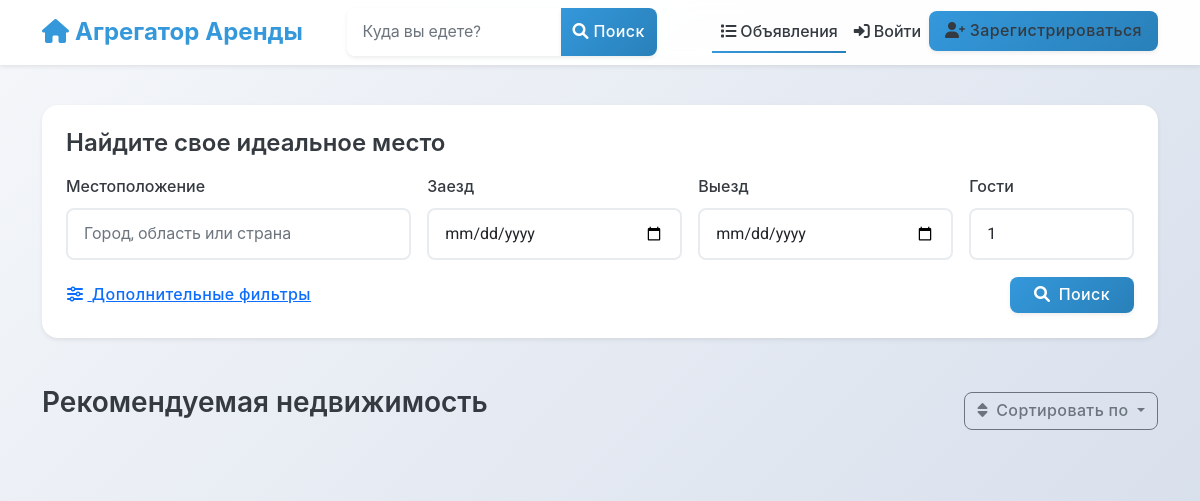
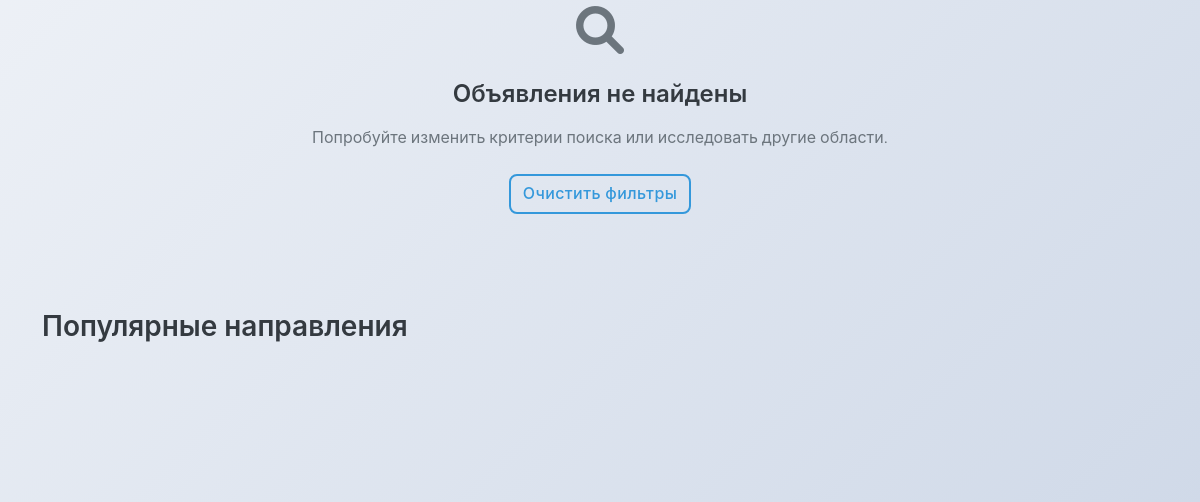
The page /listings/ (upper part) on the database as committed earlier (2 pictures, top to bottom).
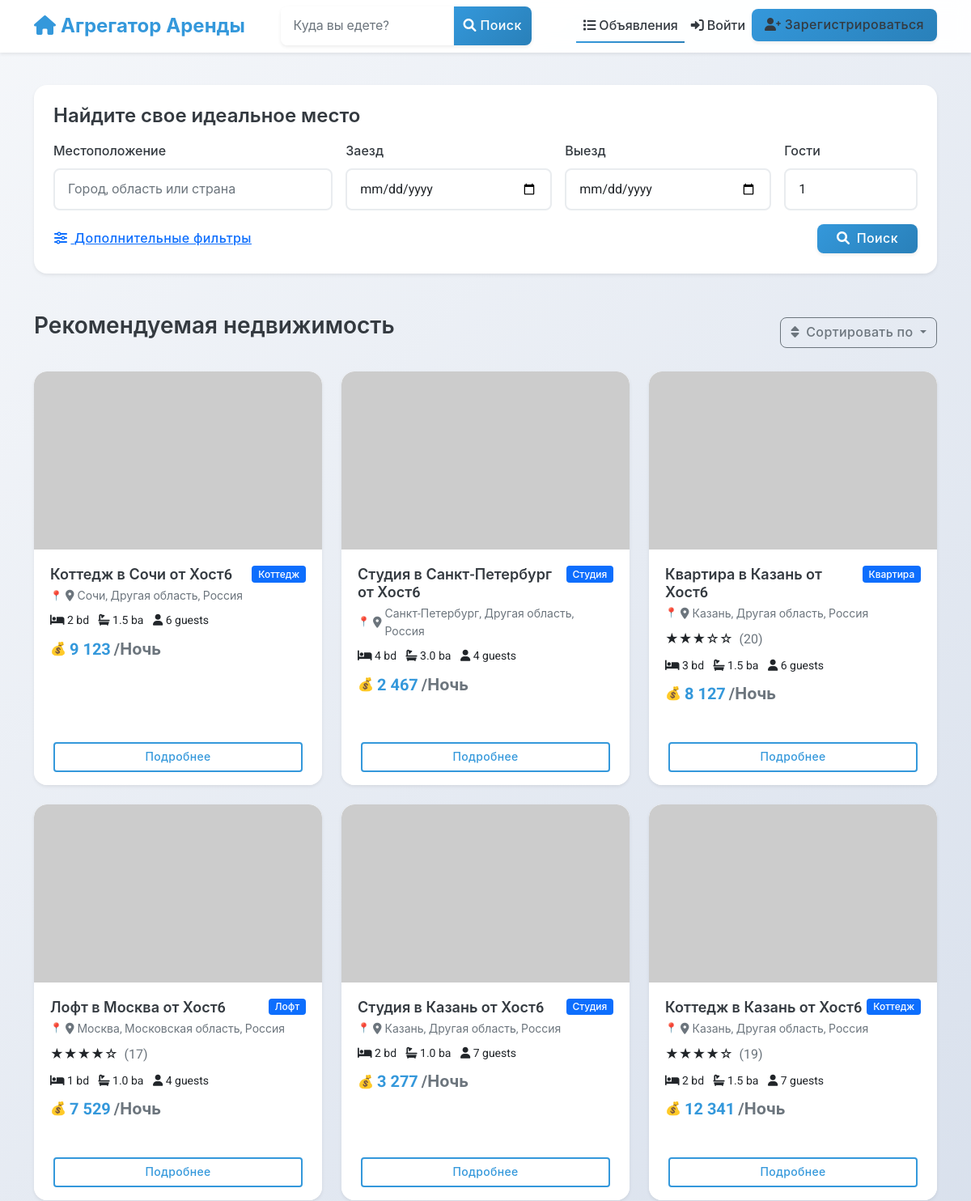
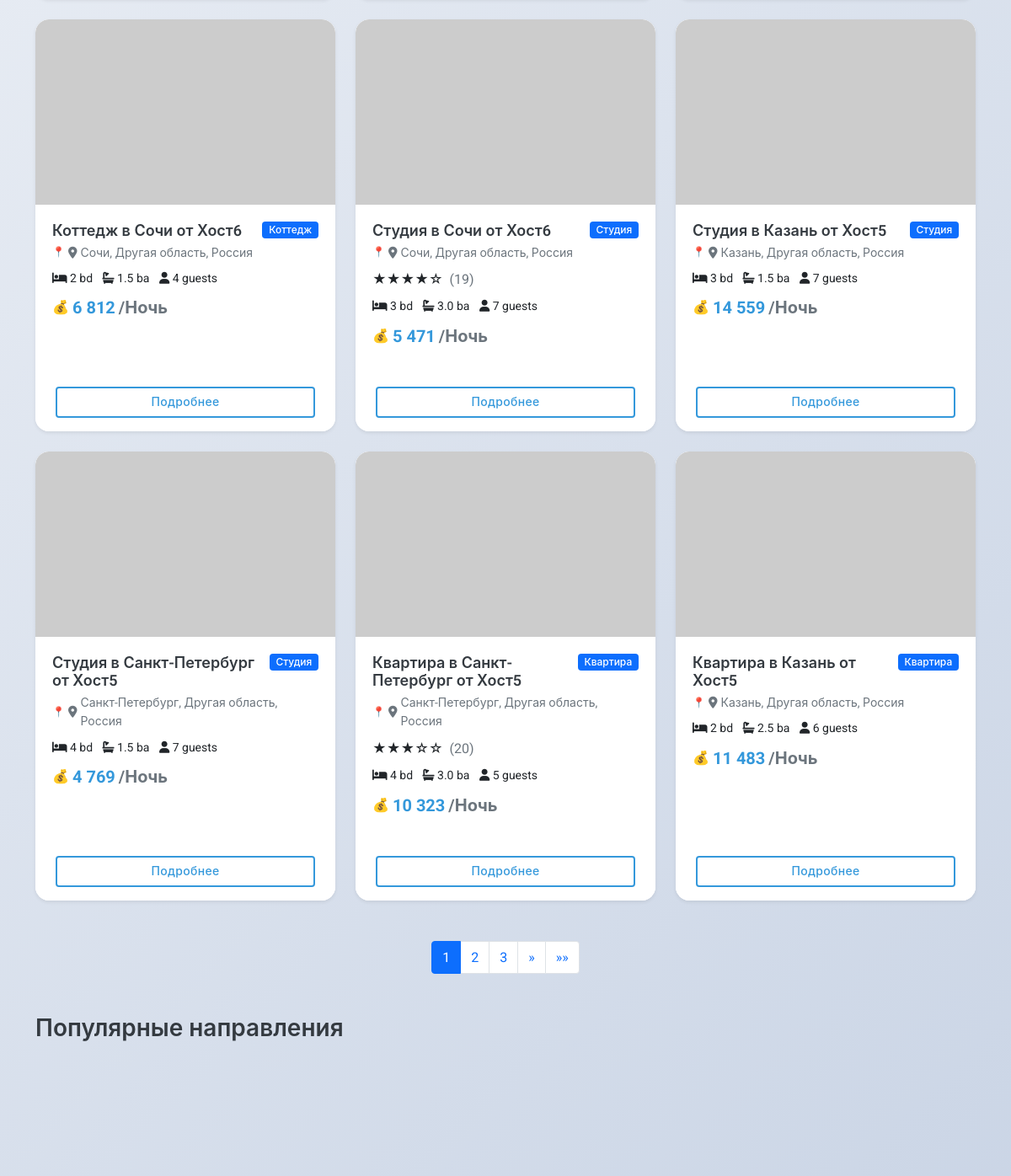
The same page on the database as committed later (2 pictures, top to bottom).
### listings/models.py (models this page shows, shortened)
class Listing(models.Model):
    title = models.CharField(_("Title"), max_length=100)
    description = models.TextField(_("Description"))
    address = models.CharField(_("Address"), max_length=255)
    city = models.CharField(_("City"), max_length=100)
    state = models.CharField(_("State/Province"), max_length=100)
    country = models.CharField(_("Country"), max_length=100)
    zip_code = models.CharField(_("ZIP/Postal Code"), max_length=20)
    latitude = models.DecimalField(_("Latitude"), max_digits=10, decimal_places=7, null=True, blank=True)
    longitude = models.DecimalField(_("Longitude"), max_digits=10, decimal_places=7, null=True, blank=True)
    price_per_night = models.DecimalField(_("Price per night"), max_digits=10, decimal_places=2)
    cleaning_fee = models.DecimalField(_("Cleaning fee"), max_digits=10, decimal_places=2, default=0)
    service_fee = models.DecimalField(_("Service fee"), max_digits=10, decimal_places=2, default=0)
    bedrooms = models.PositiveSmallIntegerField(_("Bedrooms"))
    bathrooms = models.DecimalField(_("Bathrooms"), max_digits=3, decimal_places=1)
    accommodates = models.PositiveSmallIntegerField(_("Accommodates"))
    property_type = models.CharField(_("Property type"), max_length=50)
    image_urls = models.JSONField(_("Image URLs"), default=list, null=True, blank=True)
    verification_video = models.FileField(
        _("Verification Video"),
        upload_to='verification_videos/',
        null=True,
        blank=True,
        help_text=_("Video proof of property compliance (max 250MB, for moderation only)")
    )
    amenities = models.JSONField(_("Amenities"), default=list)
    house_rules = models.TextField(_("House rules"), blank=True)
    check_in_time = models.TimeField(_("Check-in time"), null=True, blank=True)
    check_out_time = models.TimeField(_("Check-out time"), null=True, blank=True)
    minimum_nights = models.PositiveSmallIntegerField(_("Minimum nights"), default=1)
    maximum_nights = models.PositiveSmallIntegerField(_("Maximum nights"), default=30)
    is_active = models.BooleanField(_("Is active"), default=True)
    is_approved = models.BooleanField(_("Is approved"), default=False)
    host = models.ForeignKey(
        settings.AUTH_USER_MODEL,
        on_delete=models.CASCADE,
        related_name='listings'
    )
    created_at = models.DateTimeField(_("Created at"), auto_now_add=True)
    updated_at = models.DateTimeField(_("Updated at"), auto_now=True)
    class Meta:
        verbose_name = _("Listing")
        verbose_name_plural = _("Listings")
        ordering = ['-created_at', '-id']
        ordering = ['-created_at']
    @property
    def main_image_url(self):
        main_image = self.images.filter(is_main=True).first()
        if main_image:
            return main_image.image.url
        first_image = self.images.first()
        if first_image:
            return first_image.image.url
        if self.image_urls and len(self.image_urls) > 0:
            return self.image_urls[0]
        return "https://via.placeholder.com/800x600.png?text=No+Image+Available"

### listings/views.py (the view, shortened to what this page needs)
# urls.py: path('', views.ListingListView.as_view(), name='listing_list'),
class ListingListView(ListView):
    model = Listing
    template_name = 'listings/listing_list.html'
    context_object_name = 'listings'
    paginate_by = 12
    def get_queryset(self):
        queryset = Listing.objects.filter(
            is_active=True,
            is_approved=True
        ).filter(
            Q(approval_record__status='approved') | Q(approval_record__isnull=True)
        )
        form = ListingSearchForm(self.request.GET)
        if form.is_valid():
            location = form.cleaned_data.get('location')
            if location:
                queryset = queryset.filter(
                    Q(city__icontains=location) |
                    Q(state__icontains=location) |
                    Q(country__icontains=location)
                )
            check_in = form.cleaned_data.get('check_in')
            check_out = form.cleaned_data.get('check_out')
            if check_in and check_out:
                overlapping_bookings = Booking.objects.filter(
                    Q(start_date__lte=check_out, end_date__gte=check_in),
                    status__in=['confirmed', 'pending']
                ).values_list('listing_id', flat=True)
                queryset = queryset.exclude(id__in=overlapping_bookings)
            guests = form.cleaned_data.get('guests')
            if guests:
                queryset = queryset.filter(accommodates__gte=guests)
            min_price = form.cleaned_data.get('min_price')
            if min_price:
                queryset = queryset.filter(price_per_night__gte=min_price)
            max_price = form.cleaned_data.get('max_price')
            if max_price:
                queryset = queryset.filter(price_per_night__lte=max_price)
            property_type = form.cleaned_data.get('property_type')
            if property_type:
                queryset = queryset.filter(property_type=property_type)
            bedrooms = form.cleaned_data.get('bedrooms')
            if bedrooms:
                queryset = queryset.filter(bedrooms__gte=bedrooms)
            bathrooms = form.cleaned_data.get('bathrooms')
            if bathrooms:
                queryset = queryset.filter(bathrooms__gte=bathrooms)
        queryset = queryset.annotate(
            avg_rating=Avg('reviews__rating'),
            review_count=Count('reviews')
        )
        sort_by = self.request.GET.get('sort')
        if sort_by == 'price_asc':
            queryset = queryset.order_by('price_per_night')
        elif sort_by == 'price_desc':
            queryset = queryset.order_by('-price_per_night')
        elif sort_by == 'rating':
            queryset = queryset.order_by('-avg_rating', '-review_count')
        elif sort_by == 'newest':
            queryset = queryset.order_by('-created_at')
        else:
            queryset = queryset.order_by('-created_at')
        return queryset
    def get_context_data(self, **kwargs):
        context = super().get_context_data(**kwargs)
        context['form'] = ListingSearchForm(self.request.GET)
        context['popular_destinations'] = self.get_popular_destinations()
        return context
    def get_popular_destinations(self):
        from datetime import timedelta
        from django.utils import timezone
        from django.db.models import Count, Q
        last_month = timezone.now() - timedelta(days=30)
        popular_cities = Booking.objects.filter(
            created_at__gte=last_month,
            status__in=['confirmed', 'completed']
        ).values(
            'listing__city', 'listing__state', 'listing__country'
        ).annotate(
            booking_count=Count('id'),
            city_name=F('listing__city'),
            state_name=F('listing__state'),
            country_name=F('listing__country')
        ).filter(
            booking_count__gt=0
        ).order_by('-booking_count')[:8]
        destinations_with_images = []
        default_images = [
            "https://images.unsplash.com/photo-1571896349842-33c89424de2d?ixlib=rb-4.0.3&auto=format&fit=crop&w=800&q=80",
            "https://images.unsplash.com/photo-1551698618-1dfe5d97d256?ixlib=rb-4.0.3&auto=format&fit=crop&w=800&q=80",
            "https://images.unsplash.com/photo-1549144511-f099e773c147?ixlib=rb-4.0.3&auto=format&fit=crop&w=800&q=80",
            "https://images.unsplash.com/photo-1581833971358-2c8b550f87b3?ixlib=rb-4.0.3&auto=format&fit=crop&w=800&q=80",
            "https://images.unsplash.com/photo-1520637836862-4d197d17c90a?ixlib=rb-4.0.3&auto=format&fit=crop&w=800&q=80",
            "https://images.unsplash.com/photo-1506905925346-21bda4d32df4?ixlib=rb-4.0.3&auto=format&fit=crop&w=800&q=80",
            "https://images.unsplash.com/photo-1519302959554-a75be0afc82a?ixlib=rb-4.0.3&auto=format&fit=crop&w=800&q=80",
            "https://images.unsplash.com/photo-1542640244-b5d31b9c4d06?ixlib=rb-4.0.3&auto=format&fit=crop&w=800&q=80"
        ]
        for idx, city_data in enumerate(popular_cities):
            destinations_with_images.append({
                'city': city_data['city_name'],
                'state': city_data['state_name'],
                'country': city_data['country_name'],
                'booking_count': city_data['booking_count'],
                'image': default_images[idx % len(default_images)]
            })
        return destinations_with_images

### listings/templatetags/listing_extras.py (called while the page is built)
@register.filter
def star_rating(rating):
    if not rating:
        return ""
    full_stars = int(rating)
    half_star = 1 if rating - full_stars >= 0.5 else 0
    empty_stars = 5 - full_stars - half_star
    stars = "★" * full_stars + "☆" * half_star + "☆" * empty_stars
    return mark_safe(stars)

@register.filter
def currency(value):
    try:
        return f"{int(float(value)):,}".replace(",", " ")
    except (ValueError, TypeError):
        return value

### listings/templates/listings/listing_list.html (shortened to what the changed rows need)
{% extends 'base.html' %}
{% load static %}
{% load listing_extras %}
{% block content %}
<div class="container">
    <section class="mb-5">
        {% if listings %}
            <div class="row row-cols-1 row-cols-md-2 row-cols-lg-3 g-4">
                {% for listing in listings %}
                <div class="col">
                    <div class="card h-100 shadow-sm listing-card">
                        <a href="{% url 'listings:listing_detail' pk=listing.id %}" class="text-decoration-none">
                            <img src="{{ listing.main_image_url }}" class="card-img-top" alt="{{ listing.title }}">
                        </a>
                        <div class="card-body">
                            <div class="d-flex justify-content-between align-items-start">
                                <h5 class="card-title mb-1">{{ listing.title }}</h5>
                                <span class="badge bg-primary">{{ listing.property_type|title }}</span>
                            </div>
                            <p class="listing-location text-muted mb-2">
                                <i class="fas fa-map-marker-alt"></i> {{ listing.city }}, {{ listing.state }}, {{ listing.country }}
                            </p>
                            {% if listing.avg_rating %}
                            <div class="mb-2">
                                {{ listing.avg_rating|star_rating }}
                                <span class="text-muted ms-1">({{ listing.review_count }})</span>
                            </div>
                            {% endif %}
                            <div class="mb-2 amenities">
                                <span class="me-2"><i class="fas fa-bed"></i> {{ listing.bedrooms }} bd</span>
                                <span class="me-2"><i class="fas fa-bath"></i> {{ listing.bathrooms }} ba</span>
                                <span><i class="fas fa-user"></i> {{ listing.accommodates }} guests</span>
                            </div>
                            <p class="listing-price card-text">{{ listing.price_per_night|currency }} <span class="text-muted">/Ночь</span></p>
                        </div>
                        <div class="card-footer bg-white border-top-0">
                            <a href="{% url 'listings:listing_detail' pk=listing.id %}" class="btn btn-sm btn-outline-primary w-100">
                                Подробнее
                            </a>
                        </div>
                    </div>
                </div>
                {% endfor %}
            </div>
            {% if is_paginated %}
            <nav aria-label="Page navigation" class="mt-5">
                <ul class="pagination justify-content-center">
                    {% for num in page_obj.paginator.page_range %}
                        {% if page_obj.number == num %}
                            <li class="page-item active"><a class="page-link" href="#">{{ num }}</a></li>
                        {% elif num > page_obj.number|add:'-3' and num < page_obj.number|add:'3' %}
                            <li class="page-item">
                                <a class="page-link" href="?{% for key, value in request.GET.items %}{% if key != 'page' %}{{ key }}={{ value }}&{% endif %}{% endfor %}page={{ num }}">{{ num }}</a>
                            </li>
                        {% endif %}
                    {% endfor %}
                    {% if page_obj.has_next %}
                    <li class="page-item">
                        <a class="page-link" href="?{% for key, value in request.GET.items %}{% if key != 'page' %}{{ key }}={{ value }}&{% endif %}{% endfor %}page={{ page_obj.next_page_number }}" aria-label="Next">
                            <span aria-hidden="true">&raquo;</span>
                        </a>
                    </li>
                    <li class="page-item">
                        <a class="page-link" href="?{% for key, value in request.GET.items %}{% if key != 'page' %}{{ key }}={{ value }}&{% endif %}{% endfor %}page={{ page_obj.paginator.num_pages }}" aria-label="Last">
                            <span aria-hidden="true">&raquo;&raquo;</span>
                        </a>
                    </li>
                    {% endif %}
                </ul>
            </nav>
            {% endif %}
        {% else %}
            <div class="text-center py-5">
                <div class="mb-4">
                    <i class="fas fa-search fa-3x text-muted"></i>
                </div>
                <h4>Объявления не найдены</h4>
                <p class="text-muted">Попробуйте изменить критерии поиска или исследовать другие области.</p>
                <a href="{% url 'listings:listing_list' %}" class="btn btn-outline-primary mt-2">
                    Очистить фильтры
                </a>
            </div>
        {% endif %}
    </section>
</div>
{% endblock %}

Rows that differ between the two databases and show on the page:
added Listing: title "Коттедж в Сочи от Хост6", property_type "Коттедж", city "Сочи", state "Другая область", country "Россия", bedrooms "2", bathrooms "1.5", accommodates "6", price_per_night "9 123"
added Listing: title "Студия в Санкт-Петербург от Хост6", property_type "Студия", city "Санкт-Петербург", state "Другая область", country "Россия", bedrooms "4", bathrooms "3.0", accommodates "4", price_per_night "2 467"
added Listing: title "Квартира в Казань от Хост6", property_type "Квартира", city "Казань", state "Другая область", country "Россия", avg_rating|star_rating "★★★☆☆", review_count "20", bedrooms "3", bathrooms "1.5", accommodates "6", price_per_night "8 127"
added Listing: title "Лофт в Москва от Хост6", property_type "Лофт", city "Москва", state "Московская область", country "Россия", avg_rating|star_rating "★★★★☆", review_count "17", bedrooms "1", bathrooms "1.0", accommodates "4", price_per_night "7 529"
added Listing: title "Студия в Казань от Хост6", property_type "Студия", city "Казань", state "Другая область", country "Россия", bedrooms "2", bathrooms "1.0", accommodates "7", price_per_night "3 277"
added Listing: title "Коттедж в Казань от Хост6", property_type "Коттедж", city "Казань", state "Другая область", country "Россия", avg_rating|star_rating "★★★★☆", review_count "19", bedrooms "2", bathrooms "1.5", accommodates "7", price_per_night "12 341"
added Listing: title "Коттедж в Сочи от Хост6", property_type "Коттедж", city "Сочи", state "Другая область", country "Россия", bedrooms "2", bathrooms "1.5", accommodates "4", price_per_night "6 812"
added Listing: title "Студия в Сочи от Хост6", property_type "Студия", city "Сочи", state "Другая область", country "Россия", avg_rating|star_rating "★★★★☆", review_count "19", bedrooms "3", bathrooms "3.0", accommodates "7", price_per_night "5 471"
added Listing: title "Студия в Казань от Хост5", property_type "Студия", city "Казань", state "Другая область", country "Россия", bedrooms "3", bathrooms "1.5", accommodates "7", price_per_night "14 559"
added Listing: title "Студия в Санкт-Петербург от Хост5", property_type "Студия", city "Санкт-Петербург", state "Другая область", country "Россия", bedrooms "4", bathrooms "1.5", accommodates "7", price_per_night "4 769"
added Listing: title "Квартира в Санкт-Петербург от Хост5", property_type "Квартира", city "Санкт-Петербург", state "Другая область", country "Россия", avg_rating|star_rating "★★★☆☆", review_count "20", bedrooms "4", bathrooms "3.0", accommodates "5", price_per_night "10 323"
added Listing: title "Квартира в Казань от Хост5", property_type "Квартира", city "Казань", state "Другая область", country "Россия", bedrooms "2", bathrooms "2.5", accommodates "6", price_per_night "11 483"
Other text that changed with them:
new list line: "1"
new list line: "2"
new list line: "3"
text no longer shown: "Объявления не найдены Попробуйте изменить критерии поиска или исследовать другие области. Очистить фильтры"
